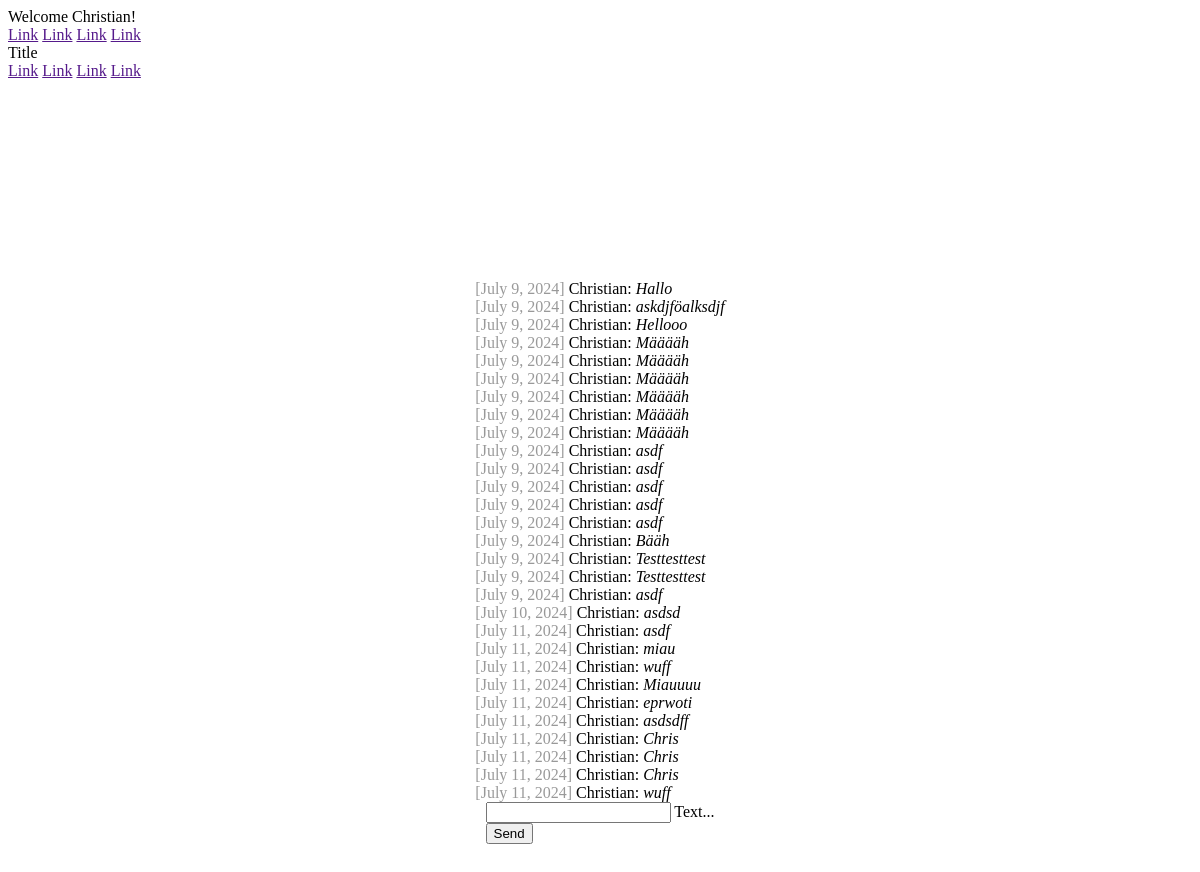
The page /chat/ (signed in) on the database as committed earlier.
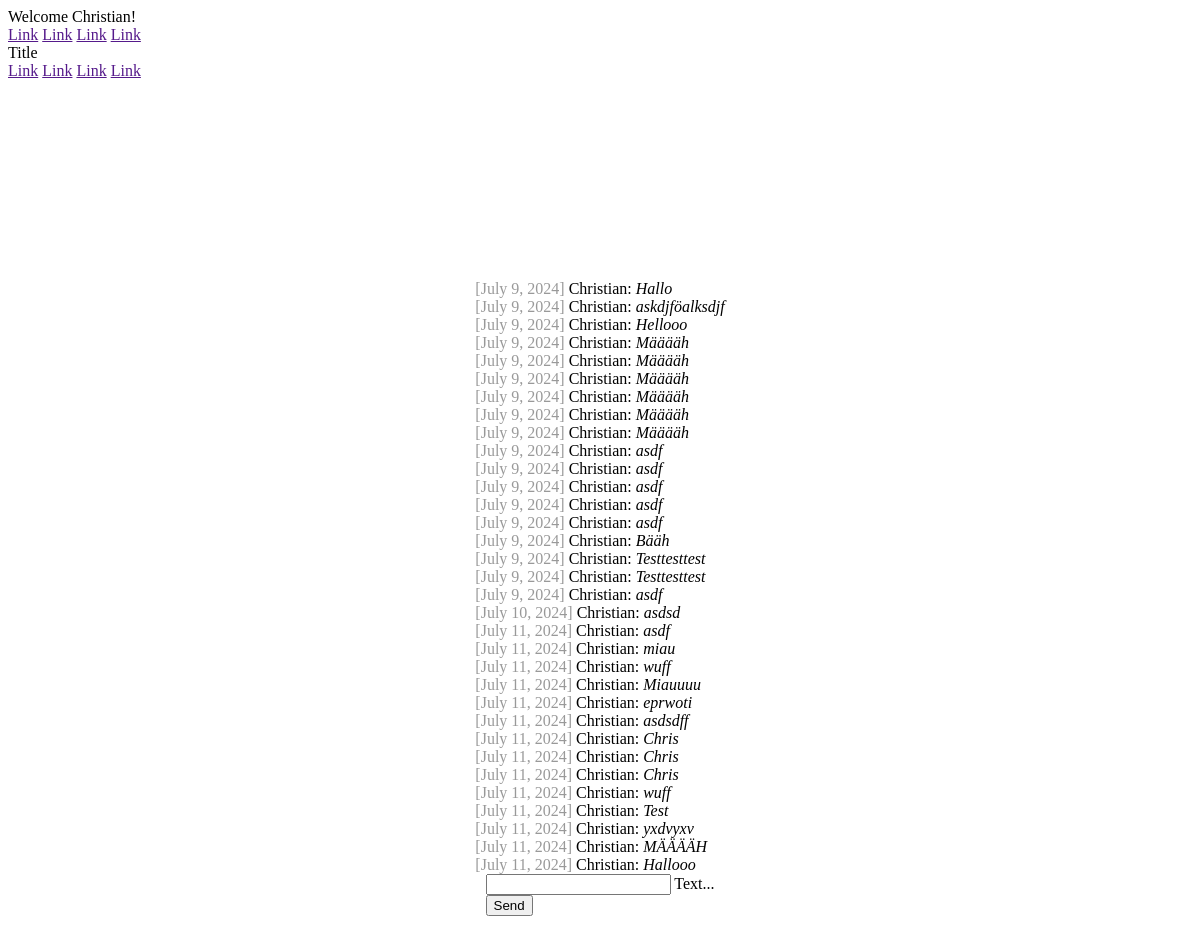
The same page on the database as committed later.
### chat/models.py (models this page shows)
class Message(models.Model): # models.Model: Django-Tabelle, Django baut Logik um Tabelle selbst
    text = models.CharField(max_length=500)
    created_at = models.DateField(default=date.today)
    chat = models.ForeignKey(Chat, on_delete=models.CASCADE, related_name='chat_message_set', default=None, blank=True, null=True)
    author = models.ForeignKey(settings.AUTH_USER_MODEL, on_delete=models.CASCADE, related_name='author_message_set')
    receiver = models.ForeignKey(settings.AUTH_USER_MODEL, on_delete=models.CASCADE, related_name='receiver_message_set')

### chat/views.py (the view)
# urls.py: path('chat/', index),
@login_required(login_url='/login/')
def index(request):
	if request.method == 'POST':
		print("Received data: " + request.POST['textmessage'])
		myChat = Chat.objects.get(id=1)
		Message.objects.create(text=request.POST['textmessage'], chat=myChat, author=request.user, receiver=request.user)  # Nachricht wird erstellt
	chatMessages = Message.objects.filter(chat__id=1)
	return render(request, 'chat/index.html', {'messages': chatMessages})

### chat/templates/chat/index.html (shortened to what this page needs)
{% extends "base.html" %} {% block content %} {% if request.user.is_authenticated %}
<div id="messageContainer">
	{% for message in messages %}
	<div>
		<span class="color-gray">[{{ message.created_at }}]</span>
		{{ message.author.first_name }}: <i>{{ message.text }}</i>
	</div>
	{% endfor %}
</div>
<form onsubmit="sendMessage(); return false;" method="post">
	<div class="mdl-textfield mdl-js-textfield mdl-textfield--floating-label">
		<input class="mdl-textfield__input" type="text" id="messageField" name="textmessage" />
		<label class="mdl-textfield__label" for="messageField">Text...</label>
	</div>
	<button class="mdl-button mdl-js-button mdl-button--raised mdl-js-ripple-effect mdl-button--accent"> Send </button>
</form>
{% else %}
<h1>Not logged in</h1>
<p>
	You are currently not logged in. Please log in. <br />
	Please click <a href="/login/">here</a>.
</p>
{% endif %} {% endblock %}

Rows that differ between the two databases and show on the page:
added Message: created_at "July 11, 2024", author.first_name "Christian", text "Test"
added Message: created_at "July 11, 2024", author.first_name "Christian", text "yxdvyxv"
added Message: created_at "July 11, 2024", author.first_name "Christian", text "MÄÄÄÄH"
added Message: created_at "July 11, 2024", author.first_name "Christian", text "Hallooo"
